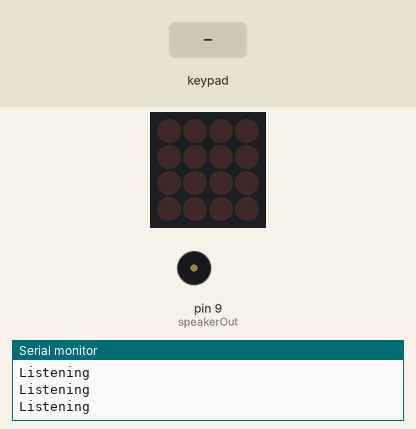
A sketch run on a simulated Arduino Uno, built with avr-gcc and run on an emulated ATmega328P. Parts: 4×4 LED matrix, buzzer (waves = sounding), the last lines printed to the serial monitor. The test bench sets the inputs (shaded band).

Above: at 1.2 s.
1.3 s: keypad keys 1 2 3 4 A pressed 0.4 s apart
At 4.4 s:
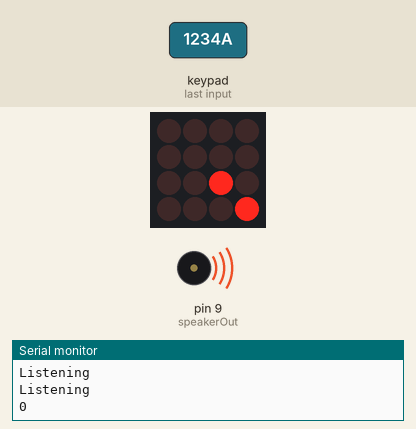
4.8 s: key 'A' pressed
At 6.3 s:
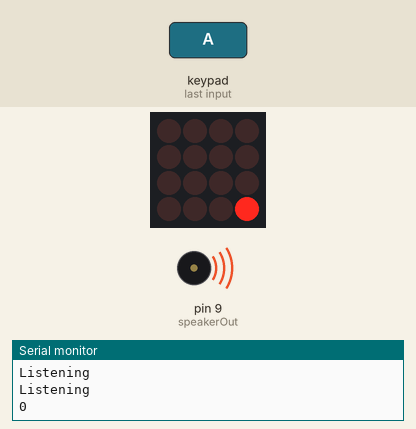
7.8 s: keypad keys 1 3 9 7 A pressed 0.4 s apart
At 8.09 s:
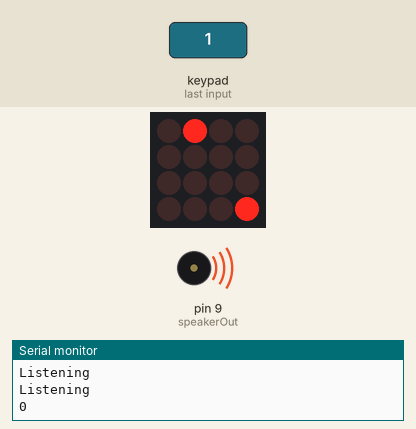
11.3 s: key 'B' pressed
At 12.5 s:
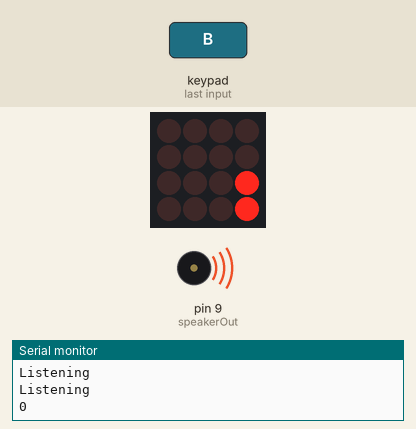
13.1 s: key '0' pressed
At 13.6 s:
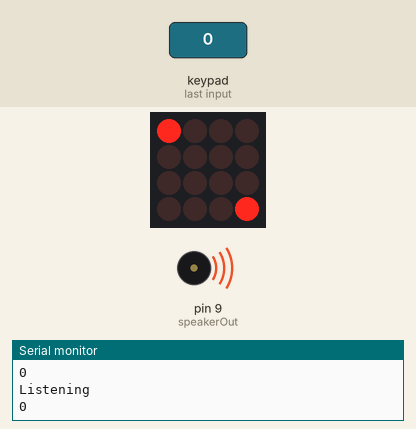
14.7 s: keypad keys 1 2 3 4 pressed 0.4 s apart
At 16.7 s:
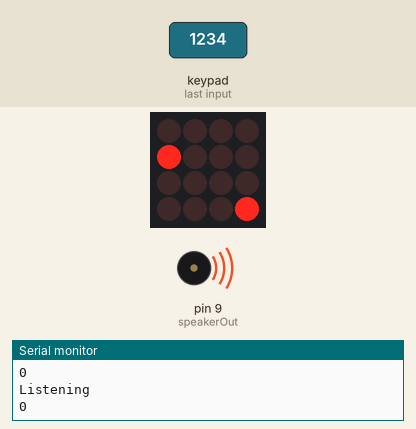
Timing chart, 0 to 18.8 s (numbered marks = the images above; inputs shaded):
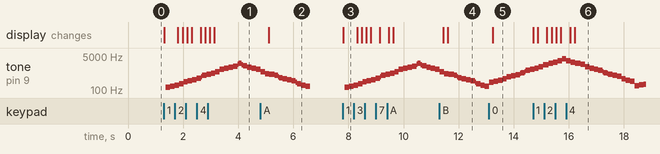

The sketch:

arduino-arpeggiator-trellis.ino
```cpp
#include <Adafruit_Trellis.h>
#include <SD.h>
#include <Wire.h>
//Trellis Setup
Adafruit_Trellis matrix0 = Adafruit_Trellis();
Adafruit_TrellisSet trellis =  Adafruit_TrellisSet(&matrix0);
#define NUMTRELLIS 1
#define numKeys (NUMTRELLIS * 16)
#define INTPIN A2

//Set the Tones for all keys
#define c     3831    // 261 Hz
#define cs    3610    //
#define d     3401    //
#define ds    3215    //
#define e     3040    //
#define f     2865    //
#define fs    2703    //
#define g     2558    //
#define gs    2410    //
#define a     2273    //
#define as    2146    //
#define b     2024    //
#define tempoIn  A3

// Define a special note, 'R', to represent a restb
#define  R     0

// SETUP ============================================
int octave = 1;
int speakerOut = 9;
int melody[32];
//keyCode = activated Pin nbf
int keyCode=-1;
//setKeys = 7 notes in a key for selection
int setKeys[7];
int keySet = 0;
bool minorKey=false;

void setup() {
  //setup interrupt and begin trellis
  pinMode(INTPIN, INPUT);
  digitalWrite(INTPIN, HIGH);
  trellis.begin(0x70);

  pinMode(speakerOut, OUTPUT);
  Serial.begin(9600); // Set serial out if we want debugging
}

//For the state machine
int state = 0;
// Set overall tempo
double tempo;
long rest_count = 100;
double duration = 0;
int tone_ = 0;
int looper = 0;
// Set length of pause between notes
int pause = 1000;

//Boolean to validate the input

void loop() {
      Serial.println("Listening");
      if(keyCode == -1){
        checkInputs();
      }
      else {
      setMelody();
      for(int i= 0; i<32; i++){
          //SetTempo - Max of 50000
          //tempo = (1-((double)analogRead(tempoIn)/700))*50000;
          tempo = 10000;
          //Serial.println(tone_);
          duration = tempo*16;
          tone_ = melody[i];
          playTone();
          checkInputs();
          // delayMicroseconds(pause);
        }
      }
  }
```

SetMelody.ino
```cpp
void checkInputs(){
  // If a button was just pressed or released...
  if (trellis.readSwitches()) {
    // go through every button
    for (uint8_t i=0; i<numKeys; i++) {
      //button "i" was just pressed.
      if (trellis.justPressed(i)) {
        //keyCodes 0-11 are the 12 piano keys
        if(i <12) {
          if(i == keyCode){keyCode = -1;}
          else {keyCode =i;}
        }
        //Major Minor Flips
        else if(i ==12) {
          minorKey=!minorKey;
          if(trellis.isLED(i)) {
              trellis.clrLED(i);
          }
          else{
              trellis.setLED(i);
          }
        }
       //Octave Up/Down
       else if(i==13){octave = octave +1;}
       else if(i==14){octave = octave -1;}
      }
        else {
          if(i<12 ) { trellis.clrLED(i);}
        }
      trellis.setLED(keyCode);
    }
    trellis.writeDisplay();
  }
}


void setMelody () {
 	//Major Keys
   Serial.println(minorKey);
 	if(minorKey == false) {
 		switch(keyCode){
			case 0:setKeyArray(c,d,e,f,g,a,b);break;
			case 1:setKeyArray(cs,ds,f,fs,gs,as,c/2);break;
			case 2:setKeyArray(d,e,fs,g,a,b,cs/2);break;
      case 3:setKeyArray(ds,f,g,gs,as,c/2,d/2); break;
			case 4:setKeyArray(e,fs,gs,a,b,cs/2,ds/2);break;
			case 5:setKeyArray(f,g,a,as,c/2,d/2,e/2);break;
			case 6: setKeyArray(fs,gs,as,b,cs/2,ds/2,f/2);break;
			case 7:setKeyArray(g,a,b,c/2,d/2,e/2,fs/2);break;
			case 8:setKeyArray(gs,as,c/2,cs/2,ds/2,f/2,g/2);break;
			case 9:setKeyArray(a,b,cs/2,d/2,e/2,fs/2,gs/2);break;
			case 10:setKeyArray(as,c/2,d/2,ds/2,f/2,g/2,a/2);break;
			case 11:setKeyArray(b,cs/2,ds/2,e/2,fs/2,gs/2,as/2);break;
			}
 	} else {
      switch(keyCode){
      case 0:setKeyArray(c,d,ds,f,g,gs,as);break;
      case 1:setKeyArray(cs,ds,e,fs,gs,a,b);break;
      case 2:setKeyArray(d,e,f,g,a,as,c);break;
      case 3:setKeyArray(ds,f,fs,gs,as,b,cs/2);break;
      case 4:setKeyArray(e,fs,g,a,b,c/2,d/2);break;
      case 5: setKeyArray(f,g,gs,as,c/2,cs/2,ds/2);break;
      case 6:setKeyArray(fs,gs,a,b,cs/2,d/2,e/2);break;
      case 7:setKeyArray(g,a,as,c/2,d/2,ds/2,f/2);break;
      case 8:setKeyArray(gs,as,b,cs/2,ds/2,e/2,fs/2);break;
      case 9:setKeyArray(a,b,c/2,d/2,e/2,f/2,g/2);break;
      case 10:setKeyArray(as,c/2,cs/2,ds/2,f/2,fs/2,gs/2);break;
      case 11:setKeyArray(b,cs/2,d/2,e/2,fs/2,g/2,a/2);break;
      }
}

	melody[0] = setKeys[0]*2;
	melody[1] = setKeys[1]*2;
  melody[2] = setKeys[2]*2;
  melody[3] = setKeys[4]*2;
  melody[4] = setKeys[0];
  melody[5] = setKeys[1];
  melody[6] = setKeys[2];
  melody[7] = setKeys[4];
  melody[8] = setKeys[0]/2;
  melody[9] = setKeys[1]/2;
  melody[10] = setKeys[2]/2;
  melody[11] = setKeys[4]/2;
  melody[12] = setKeys[0]/4;
  melody[13] = setKeys[1]/4;
  melody[14] = setKeys[2]/4;
  melody[15] = setKeys[4]/4;
  melody[16] = setKeys[0]/8;
  melody[17] = setKeys[4]/4;
  melody[18] = setKeys[2]/4;
  melody[19] = setKeys[1]/4;
  melody[20] = setKeys[0]/4;
  melody[21] = setKeys[4]/2;
  melody[22] = setKeys[2]/2;
  melody[23] = setKeys[1]/2;
  melody[24] = setKeys[0]/2;
  melody[25] = setKeys[4];
  melody[26] = setKeys[2];
  melody[27] = setKeys[1];
  melody[28] = setKeys[0];
  melody[29] = setKeys[4]*2;
  melody[30] = setKeys[2]*2;
  melody[31] = setKeys[1]*2;

  for(int i =0; i< sizeof(melody)/sizeof(int); i++) {
    melody[i] = melody[i] * octave;
  }
}

// PLAY TONE  ==============================================
// Pulse the speaker to play a tone for a particular duration
void playTone() {
  long elapsed_time = 0;
  if (tone_ > 0) { // if this isn't a Rest beat, while the tone has
    //  played less long than 'duration', pulse speaker HIGH and Lw
    while (elapsed_time < duration){
      //UP
      digitalWrite(speakerOut,HIGH);
      delayMicroseconds(tone_ / 2);

      // DOWN
      digitalWrite(speakerOut, LOW);
      delayMicroseconds(tone_/2);

      // Keep track of how long we pulsed
      elapsed_time += (tone_);
    }
  }
  else { // Rest beat; loop times delay
    for (int j = 0; j < rest_count; j++) { // See NOTE on rest_count
      delayMicroseconds(duration);
    }
  }
}
```

array_handle.ino
```cpp
void setKeyArray (int k1, int k2, int k3, int k4, int k5, int k6, int k7) {
  setKeys[0] = k1;
  setKeys[1] = k2;
  setKeys[2] = k3;
  setKeys[3] = k4;
  setKeys[4] = k5;
  setKeys[5] = k6;
  setKeys[6] = k7;
}
```

Measured:
- after the input at 1.3 s, tone on pin 9 (speakerOut): plays 137 Hz for 0.16 s, 155 Hz for 0.16 s, 174 Hz for 0.16 s, 207 Hz for 0.16 s, 259 Hz for 0.16 s, 289 Hz for 0.16 s … (24 notes in this stretch), starting after 0.07 s; the display: first changes at once (image 1 shows a later state)
- after the input at 4.8 s, the display: changes after 0.30 s (image 2)
- after the input at 7.8 s, tone on pin 9 (speakerOut): plays 137 Hz for 0.16 s, 155 Hz for 0.16 s, 174 Hz for 0.16 s, 207 Hz for 0.16 s, 259 Hz for 0.16 s, 289 Hz for 0.16 s … (24 notes in this stretch), starting after 0.07 s; the display: changes at once (image 3)
- after the input at 11.3 s, the display: first changes after 0.14 s (image 4 shows a later state)
- after the input at 13.1 s, the display: changes after 0.13 s (image 5)
- after the input at 14.7 s, the display: first changes at once (image 6 shows a later state)
